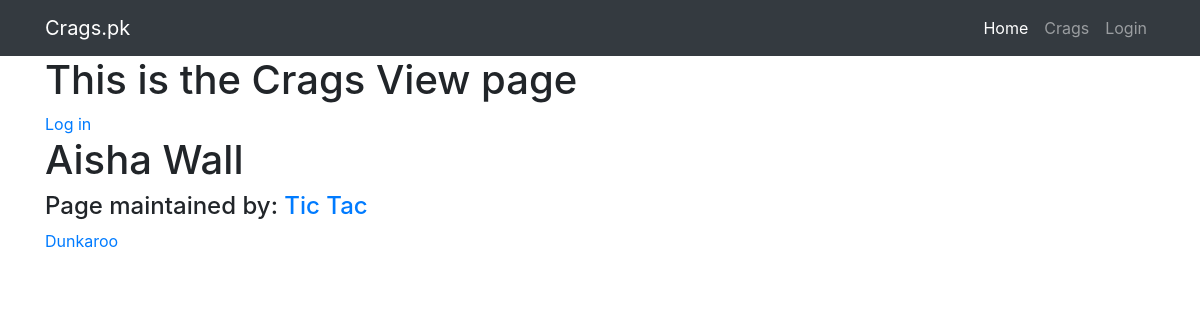
Page /crags/7/ on the earlier database version.
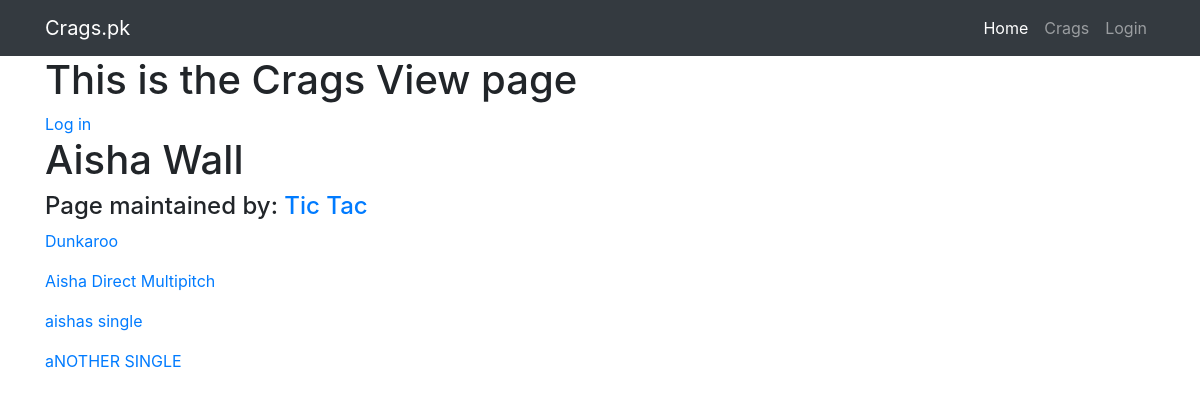
Same page on the later database version.
### routes/models.py (models this page shows, shortened)
class Route(models.Model):
    rname = models.CharField(max_length=500, verbose_name='Route Name')
    rdescription = models.TextField(verbose_name='Route Description')
    ropener = models.CharField(max_length=500, verbose_name='Route Opener')
    rcrag = models.ForeignKey(Crag, on_delete=models.CASCADE, verbose_name='Crag')
    rlength = models.IntegerField(verbose_name='Route Length', default=0)
    rtype = models.ForeignKey(RouteType, on_delete=models.SET_NULL, null=True)
    numpitch = models.CharField(max_length=500, verbose_name='Single or Multi')

### crags/views.py (the view)
# urls.py: path('<crag_id>/', views.CragView.as_view(), name='crag-view'),
class CragView(generic.DetailView):
	template_name = 'crags/crag-view.html'
	model = Crag
	def get_object(self):
		return get_object_or_404(Crag, pk=self.kwargs['crag_id'])

### crags/templates/crags/crag-view.html (shortened to what this page needs)
{% extends 'base.html' %}
{% block content %}
	<h1>This is the Crags View page</h1>
	{% if user.is_authenticated %}
		<a href="{% url 'logout' %}">Log out</a>
		<br>
		<a href="{% url 'profile' username=user.username %}">My Profile</a>
	{% else %}
		<a href="{% url 'login' %}">Log in</a>
	{% endif %}
	<h1>{{ crag.cname }}</h1>
	<h4>Page maintained by: <a href="{% url 'profile' username=crag.cauthor %}">{{ crag.cauthor.first_name }} {{crag.cauthor.last_name}}</a></h4>
	{% for route in object.route_set.all %}
		<p><a href="{% url 'route-view' route_id=route.id %}">{{ route.rname }}</a></p>
	{% endfor %}
	<br><br><br>
{% endblock %}

Differences in the rows shown:
added Route: rname "Aisha Direct Multipitch"
added Route: rname "aishas single"
added Route: rname "aNOTHER SINGLE"
